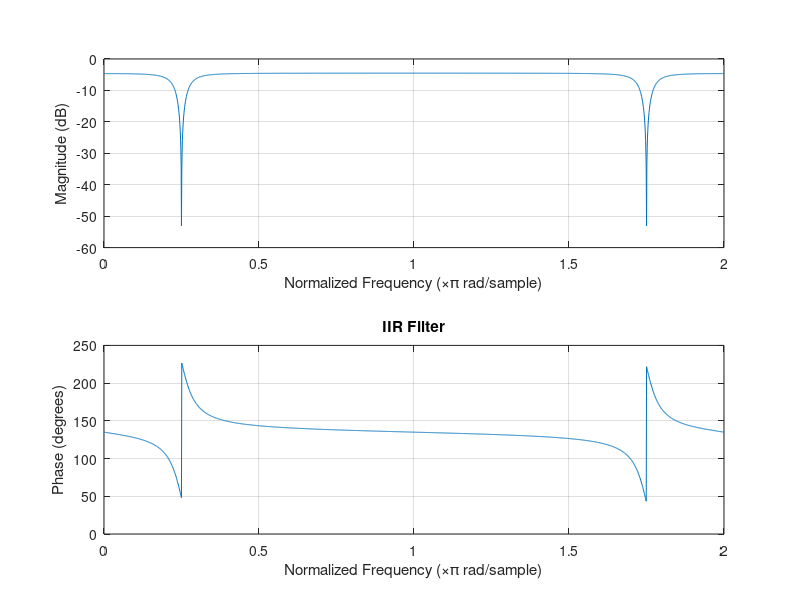

Here is the MATLAB script that generated this plot:
w0 = pi/4;
r0 = 0.9;
% Hz = b0*(1-exp(1j*w0)*(z^-1))*(1-exp(-1j*w0)*(z^-1))/(1-r0exp(1j*w0)*(z^-1))*(1-r0exp(-1j*w0)*(z^-1));
b0 = (1-r0*exp(1j*w0))*(1-r0*exp(-1j*w0))/(1-exp(1j*w0))*(1-exp(-1j*w0));
b1 = [1, -exp(1j*w0)];
b2 = [1, -exp(-1j*w0)];
b = b0*conv(b1,b2);
a1 = [1, -r0*exp(1j*w0)];
a2 = [1, -r0*exp(-1j*w0)];
a = conv(a1,a2);

figure()
freqz(b,a,2001);
title('IIR Filter');

